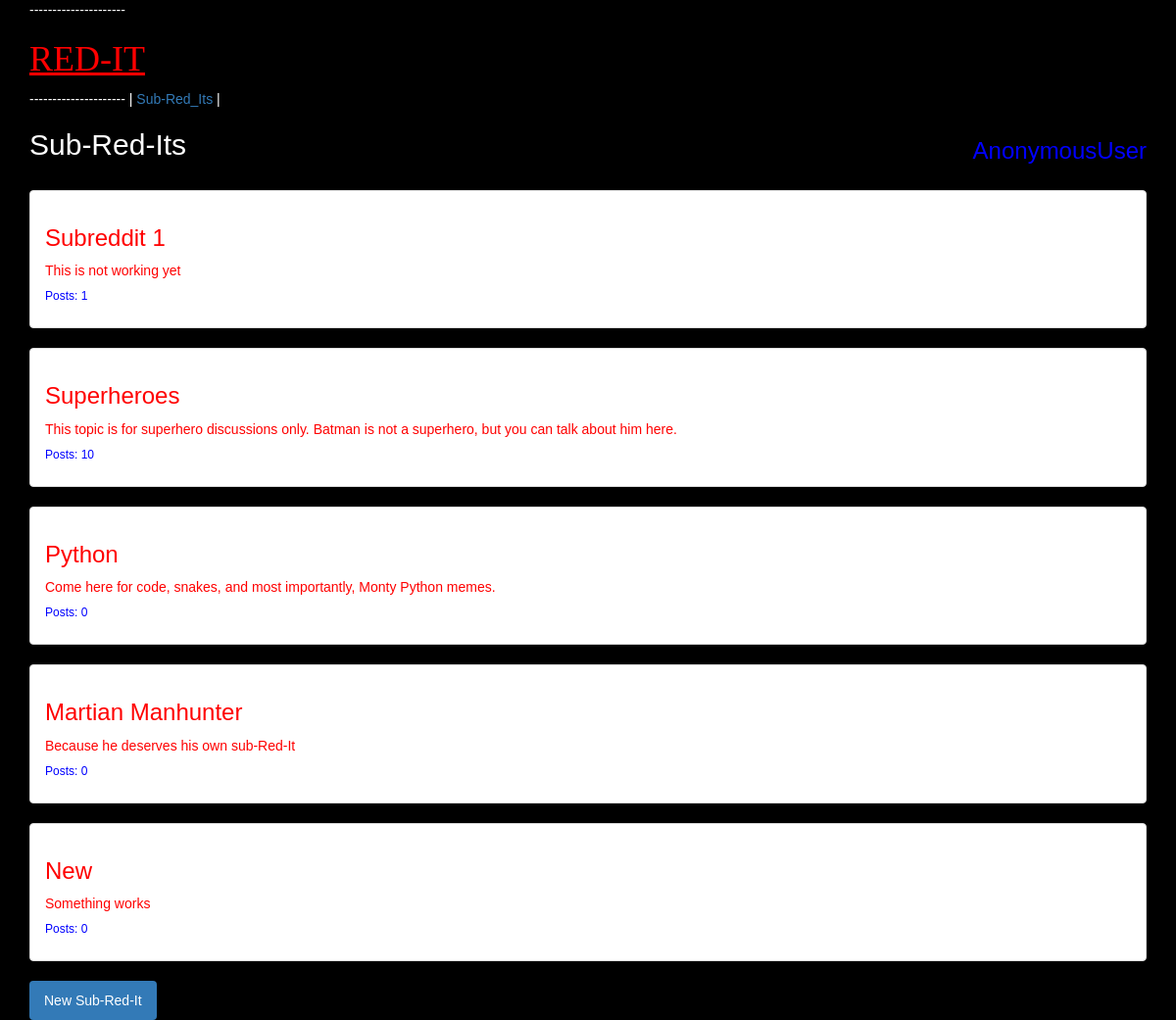
The page /subreddits/ on the database its author committed.
### app/models.py (models this page shows, shortened)
class Subreddit(models.Model):
    name = models.CharField(max_length=20)
    description = models.CharField(max_length=255)
    creation_date_time = models.DateTimeField(auto_now_add=True)
    def __str__(self):
        return self.name
    @property
    def current_count(self):
        return Post.objects.filter(post_to_subreddit=self).count()

### app/views.py (the view)
# urls.py: url(r'^subreddits/$', subreddits_view, name="subreddits_view"),
def subreddits_view(request):
    context = {
        "subreddits": Subreddit.objects.all(),
    }
    return render(request, "subreddits.html", context)

### templates/subreddits.html (shortened to what this page needs)
{% extends "base.html" %}
{% block content %}
  <h2>Sub-Red-Its</h2><br>
{% for subreddit in subreddits %}
  <div class="panel panel-default">
     <div class="panel-body">
       <a href="{% url 'subreddit_detail_view' subreddit.id %}"><h3 style="color:red;">{{ subreddit }}</h3></a>
       <p style="color:red">{{ subreddit.description }}</p>
       <h6 style="color:blue">Posts: {{ subreddit.current_count }}</h6>
     </div>
  </div>
{% endfor %}
  <ul class="nav nav-pills">
    <li role="presentation" class="active"><a href="{% url 'subreddit_create_view' %}">New Sub-Red-It</a></li>
  </ul>
{% endblock %}

### templates/base.html (style rules this page uses)
body { background-color: black; color: white; font-family:sans-serif; }

### rows shown on the page
Subreddit: name "Subreddit 1", description "This is not working yet", current_count "1"
Subreddit: name "Superheroes", description "This topic is for superhero discussions only. Batman is not a superhero, but you can talk about him here.", current_count "10"
Subreddit: name "Python", description "Come here for code, snakes, and most importantly, Monty Python memes.", current_count "0"
Subreddit: name "Martian Manhunter", description "Because he deserves his own sub-Red-It", current_count "0"
Subreddit: name "New", description "Something works", current_count "0"

### other values the page prints
{{ request.user }} "AnonymousUser"
